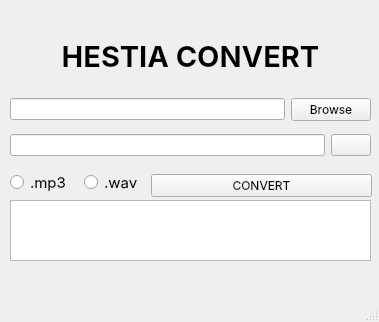
<?xml version="1.0" encoding="UTF-8"?>
<ui version="4.0">
 <class>MainWindow</class>
 <widget class="QMainWindow" name="MainWindow">
  <property name="geometry">
   <rect>
    <x>0</x>
    <y>0</y>
    <width>379</width>
    <height>322</height>
   </rect>
  </property>
  <property name="windowTitle">
   <string>Hestia Converter</string>
  </property>
  <widget class="QWidget" name="centralwidget">
   <widget class="QWidget" name="verticalLayoutWidget">
    <property name="geometry">
     <rect>
      <x>10</x>
      <y>20</y>
      <width>361</width>
      <height>101</height>
     </rect>
    </property>
    <layout class="QVBoxLayout" name="verticalLayout">
     <property name="leftMargin">
      <number>0</number>
     </property>
     <property name="topMargin">
      <number>0</number>
     </property>
     <property name="rightMargin">
      <number>0</number>
     </property>
     <property name="bottomMargin">
      <number>0</number>
     </property>
     <item>
      <widget class="QLabel" name="label">
       <property name="font">
        <font>
         <family>Inter</family>
         <pointsize>22</pointsize>
         <weight>75</weight>
        </font>
       </property>
       <property name="alignment">
        <set>Qt::AlignCenter</set>
       </property>
       <property name="text">
        <string>HESTIA CONVERT</string>
       </property>
      </widget>
     </item>
     <item>
      <layout class="QHBoxLayout" name="fileBrowserLayout">
       <property name="spacing">
        <number>6</number>
       </property>
       <item>
        <widget class="QLineEdit" name="filePathLineEdit">
         <property name="objectName">
          <string>filePathLineEdit</string>
         </property>
        </widget>
       </item>
       <item>
        <widget class="QPushButton" name="browseButton">
         <property name="font">
          <font>
           <family>Inter</family>
          </font>
         </property>
         <property name="objectName">
          <string>browseButton</string>
         </property>
         <property name="text">
          <string>Browse</string>
         </property>
        </widget>
       </item>
      </layout>
     </item>
    </layout>
   </widget>
   <widget class="QWidget" name="horizontalLayoutWidget">
    <property name="geometry">
     <rect>
      <x>151</x>
      <y>170</y>
      <width>221</width>
      <height>31</height>
     </rect>
    </property>
    <layout class="QHBoxLayout" name="horizontalLayout">
     <property name="leftMargin">
      <number>0</number>
     </property>
     <property name="topMargin">
      <number>0</number>
     </property>
     <property name="rightMargin">
      <number>0</number>
     </property>
     <property name="bottomMargin">
      <number>0</number>
     </property>
     <item>
      <widget class="QPushButton" name="pushButton">
       <property name="palette">
        <palette>
         <active>
          <color role="button">
           <red>85</red>
           <green>255</green>
           <blue>255</blue>
          </color>
         </active>
         <inactive>
          <color role="button">
           <red>85</red>
           <green>255</green>
           <blue>255</blue>
          </color>
         </inactive>
         <disabled>
          <color role="button">
           <red>85</red>
           <green>255</green>
           <blue>255</blue>
          </color>
         </disabled>
        </palette>
       </property>
       <property name="font">
        <font>
         <family>Inter</family>
        </font>
       </property>
       <property name="objectName">
        <string>pushButton</string>
       </property>
       <property name="text">
        <string>CONVERT</string>
       </property>
      </widget>
     </item>
    </layout>
   </widget>
   <widget class="QWidget" name="horizontalLayoutWidget_2">
    <property name="geometry">
     <rect>
      <x>10</x>
      <y>170</y>
      <width>141</width>
      <height>26</height>
     </rect>
    </property>
    <layout class="QHBoxLayout" name="horizontalLayout_2">
     <property name="leftMargin">
      <number>0</number>
     </property>
     <property name="topMargin">
      <number>0</number>
     </property>
     <property name="rightMargin">
      <number>0</number>
     </property>
     <property name="bottomMargin">
      <number>0</number>
     </property>
     <item>
      <widget class="QRadioButton" name="radioButton_3">
       <property name="font">
        <font>
         <family>Inter</family>
         <pointsize>11</pointsize>
        </font>
       </property>
       <property name="text">
        <string>.mp3</string>
       </property>
      </widget>
     </item>
     <item>
      <widget class="QRadioButton" name="radioButton_2">
       <property name="font">
        <font>
         <family>Inter</family>
         <pointsize>11</pointsize>
        </font>
       </property>
       <property name="text">
        <string>.wav</string>
       </property>
      </widget>
     </item>
    </layout>
   </widget>
   <widget class="QTextEdit" name="textEdit">
    <property name="geometry">
     <rect>
      <x>10</x>
      <y>200</y>
      <width>361</width>
      <height>61</height>
     </rect>
    </property>
    <property name="font">
     <font>
      <family>Hack Nerd Font</family>
     </font>
    </property>
   </widget>
   <widget class="QWidget" name="horizontalLayoutWidget_3">
    <property name="geometry">
     <rect>
      <x>10</x>
      <y>130</y>
      <width>361</width>
      <height>31</height>
     </rect>
    </property>
    <layout class="QHBoxLayout" name="horizontalLayout_3">
     <property name="leftMargin">
      <number>0</number>
     </property>
     <property name="topMargin">
      <number>0</number>
     </property>
     <property name="rightMargin">
      <number>0</number>
     </property>
     <property name="bottomMargin">
      <number>0</number>
     </property>
     <item>
      <widget class="QLineEdit" name="filePathLineEdit_3">
       <property name="objectName">
        <string>filePathLineEdit_3</string>
       </property>
      </widget>
     </item>
     <item>
      <widget class="QPushButton" name="pushButton_2">
       <property name="objectName">
        <string>pushButton_2</string>
       </property>
      </widget>
     </item>
    </layout>
   </widget>
  </widget>
  <widget class="QMenuBar" name="menubar">
   <property name="geometry">
    <rect>
     <x>0</x>
     <y>0</y>
     <width>379</width>
     <height>22</height>
    </rect>
   </property>
  </widget>
  <widget class="QStatusBar" name="statusbar"/>
 </widget>
 <resources/>
 <connections/>
</ui>
